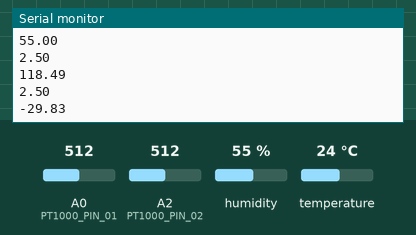
The sketch below on a simulated Arduino Leonardo, built with avr-gcc and run on an emulated ATmega32U4. Parts: the last lines printed to the serial monitor. Inputs (shaded band) come from the test bench; at power-on: humidity 55 %, A0 (PT1000_PIN_01) = 512, A2 (PT1000_PIN_02) = 512, temperature 24 °C.

Above: at 1.3 s.
1.4 s: humidity set to 22 %
2.9 s: A0 (PT1000_PIN_01) set to 716
At 3.8 s:
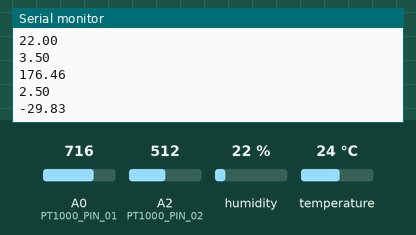
4.4 s: A2 (PT1000_PIN_02) set to 716
At 4.8 s:
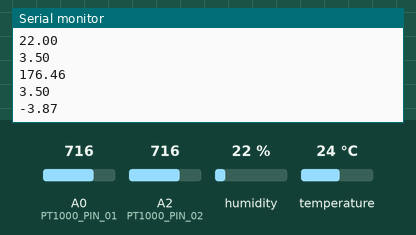
5.9 s: temperature set to 12 °C
7.4 s: A0 (PT1000_PIN_01) set to 992
At 8.1 s:
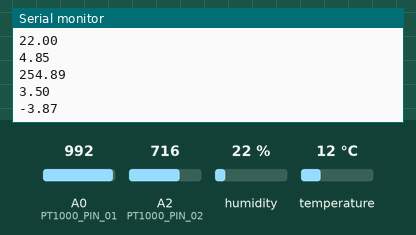
8.9 s: A2 (PT1000_PIN_02) set to 992
At 9.7 s:
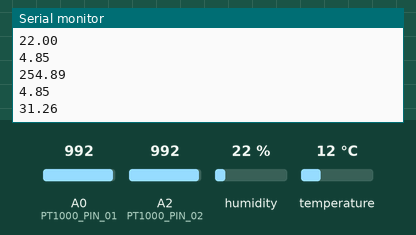
Timing chart, 0 to 11.4 s (numbered marks = the images above; inputs shaded):
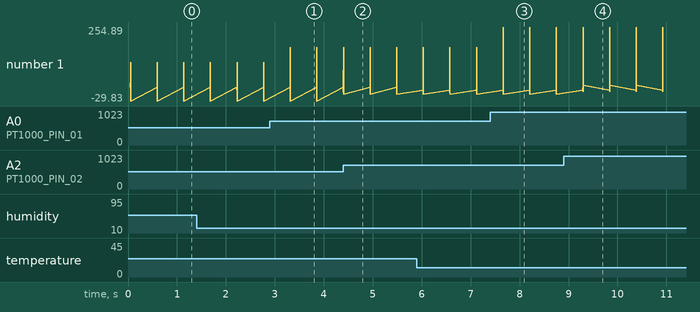

Measured:
- after the input at 2.9 s, the serial monitor: prints a new line after 0.41 s (image 1)
- after the input at 4.4 s, the serial monitor: prints a new line at once (image 2)
- after the input at 7.4 s, the serial monitor: prints a new line after 0.26 s (image 3)
- after the input at 8.9 s, the serial monitor: prints a new line after 0.40 s (image 4)
- plotted number 1: -29.83 → -3.87 after the input at 4.4 s, -3.87 → 31.26 after the input at 8.9 s

The sketch:

SHT31_PT1000.ino
```cpp
/***************************************************
  This is an example for the SHT31-D Humidity & Temp Sensor

  Designed specifically to work with the SHT31-D sensor from Adafruit
  ----> https://www.adafruit.com/products/2857

  These sensors use I2C to communicate, 2 pins are required to
  interface
 ****************************************************/

#include <Arduino.h>
#include <Wire.h>
#include "Adafruit_SHT31.h"

bool enableHeater = false;
uint8_t loopCnt = 0;
const int heaterPin =  2;

const int PT1000_PIN_01 = A0;
const int PT1000_PIN_02 = A2;
const float vt_factor_01 = 1.72;
const float vt_factor_02 = 3.84;
const float offset_01 = -27;
const float offset_02 = -95;

float temp_c_01;
float temp_c_02;

Adafruit_SHT31 sht31 = Adafruit_SHT31();

void setup() {
  Serial.begin(9600);

  while (!Serial)
    delay(10);     // will pause Zero, Leonardo, etc until serial console opens

  //Serial.println("SHT31 test");
  if (! sht31.begin(0x44)) {   // Set to 0x45 for alternate i2c addr //connected low (gnd)
  //if (! sht31.begin(0x45)) {   // Set to 0x45 for alternate i2c addr //connected high (VDD)
    Serial.println("Couldn't find SHT31");
    while (1) delay(1);
  }//}
}


void loop() {
  float t = sht31.readTemperature();
  float h = sht31.readHumidity();

  if (! isnan(t)) {  // check if 'is not a number'
    Serial.println(t,2); //Serial.print("\t\t");
  } else {
    Serial.println("Failed to read temperature");
  }

  if (! isnan(h)) {  // check if 'is not a number'
    Serial.println(h,2);
  } else {
    Serial.println("Failed to read humidity");
  }
  int sensorvalue_01 = analogRead(PT1000_PIN_01);
  float voltage_01 = sensorvalue_01 * (5.0 / 1023.0);
  temp_c_01 = (((voltage_01 * 100) / vt_factor_01) + offset_01);
  Serial.println(voltage_01);
  //Serial.print(" V Temp 01: ");
  Serial.println(temp_c_01, 2);
  int sensorvalue_02 = analogRead(PT1000_PIN_02);
  float voltage_02 = sensorvalue_02 * (5.0 / 1023.0);
  temp_c_02 = (((voltage_02 * 100) / vt_factor_02) + offset_02);
  Serial.println(voltage_02);
  //Serial.print(" V Temp 02: ");
  Serial.println(temp_c_02, 2);
  delay(500);
//  if(t<22.){
//    digitalWrite(heaterPin, HIGH);
//  }
//  else{
//    digitalWrite(heaterPin, LOW);
//  }

  // Toggle heater enabled state every 30 seconds
  // An ~3.0 degC temperature increase can be noted when heater is enabled
//  if (++loopCnt == 30) {
//    enableHeater = !enableHeater;
//    sht31.heater(enableHeater);
//    Serial.print("Heater Enabled State: ");
//    if (sht31.isHeaterEnabled())
//      Serial.println("ENABLED");
//    else
//      Serial.println("DISABLED");
//
//    loopCnt = 0;
//  }
}
```
